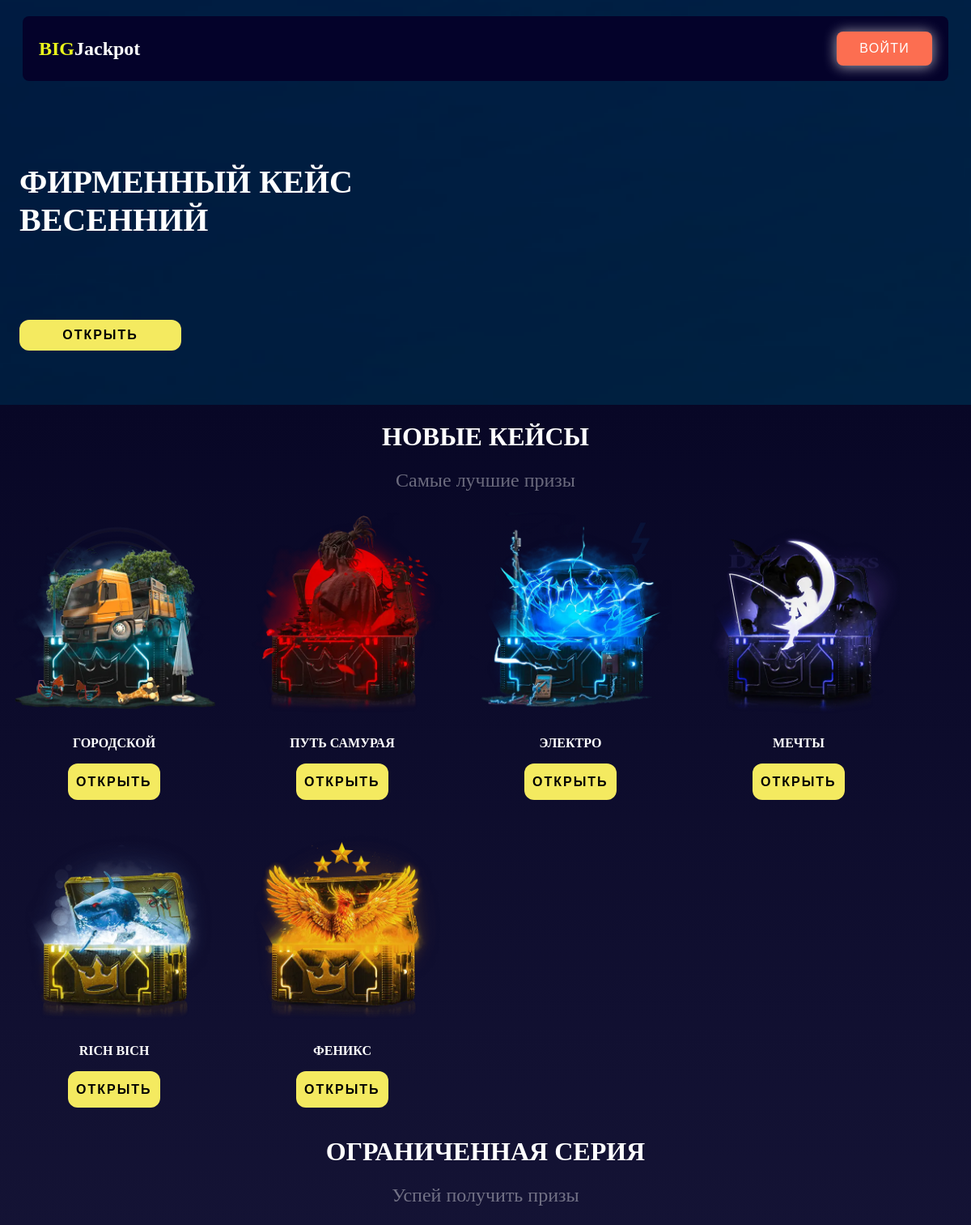
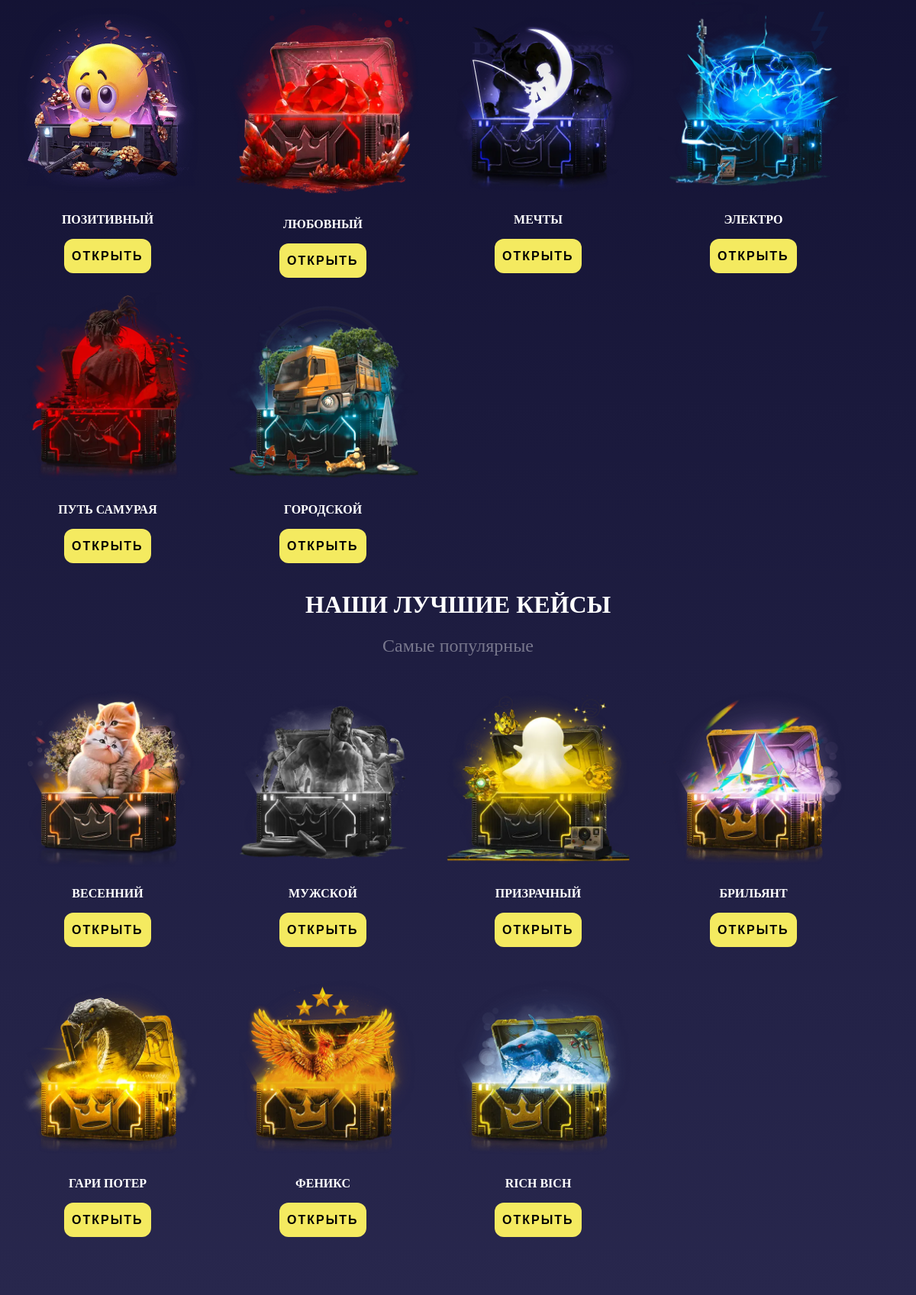
The page / (upper part) on the database its author committed (2 pictures, top to bottom).
### case/models.py (models this page shows, shortened)
class Case(models.Model):
    name = models.CharField(max_length=100, verbose_name='Название кейса')
    img_certificates = ResizedImageField(
        verbose_name='Изображение', force_format="WEBP", quality=75, upload_to="case")
    categories = models.ManyToManyField(Category, related_name='cases', verbose_name='Категории')
    class Meta:
        verbose_name = 'Кейс'
        verbose_name_plural = 'Кейсы'

class Category(models.Model):
    name = models.CharField(max_length=100, verbose_name='Название категории')
    title = models.CharField(max_length=200, verbose_name='Описание(тег)')
    class Meta:
        verbose_name = 'Категория'
        verbose_name_plural = 'Категории'

### case/views.py (the view)
# urls.py: path('', index, name='index'),
def index(request):
    cases_popular = Case.objects.order_by('-id')[:6]
    categories = Category.objects.all()
    data = {
        'cases' : cases_popular,
        'categories' :categories,
    }
    data['user_items'] = UserItem.objects.all().count()
    data['user_count'] = User.objects.all().count()
    if request.user.is_authenticated:
        user = request.user
        data['keys_count']= user.profile.keys_count
    return render(request, 'main/index.html', context=data)

### templates/main/index.html (shortened to what this page needs)
<!DOCTYPE html>
<html lang="ru">
    <head>
        {% load static %}
        <link rel="stylesheet" type="text/css" href="{% static 'css/style-button.css' %}">
        <link rel="stylesheet" type="text/css" href="{% static 'css/stylesHome.css' %}">
        <link rel="stylesheet" type="text/css" href="{% static 'css/header.css' %}">
    </head>
    <body>
        {% include 'main/module/header.html' %}
        <main class="styles-main">
            <div class="gif-box">
                <p>фирменный кейс<br>весенний</p>
                <div class="button-style">
                    <form action="{{ settings.SITE_URL }}case/4/">
                        <button class="styles-button" type="submit">открыть</button>
                       </form>
                </div>
            </div>
            <div class="boxCase">
                <div class="style-text-case1">
                    <h1>новые кейсы</h1>
                    <p>Самые лучшие призы</p>
                </div>
                <div class="caseContainer">
                    {% for case in cases %}
                    <div class="box-Case">
                        <div class="img-Case">
                            <img class="img_case" src="{{ case.img_certificates.url }}" alt="{{ case.name }}">
                        </div>
                        <p>{{ case.name }}</p>
                        <div class="button_style">
                            <a href="/case/{{ case.id }}">
                            <input class="styles-button" type="button" value="Открыть">
                            </a>
                        </div>
                    </div>
                    {% endfor %}
                </div>
                {% for category in categories %}
                <div class="style-text-case1">
                    <h1>{{ category.name }}</h1>
                    <p>{{ category.title }}</p>
                </div>
                <div class="caseContainer">
                    {% for case in category.cases.all %}
                    <div class="box-Case">
                        <div class="img-Case">
                            <img class="img_case" src="{{ case.img_certificates.url }}" alt="{{ case.name }}">
                        </div>
                        <p>{{ case.name }}</p>
                        <div class="button_style">
                            <a href="/case/{{ case.id }}">
                                <input class="styles-button" type="button" value="Открыть">
                            </a>
                        </div>
                    </div>
                    {% endfor %}
                </div>
                {% endfor %}
            </div>
        </main>
    </body>
</html>

### static/css/style-button.css (style rules this page uses)
.styles-button { appearance: none; background-color: #f4ea60; border: none; border-radius: 12px; box-sizing: border-box; color: black; cursor: pointer; display: inline-block; font-size: 1rem; font-weight: 600; line-height: normal; margin: 0; min-width: 0; outline: none; padding: 10px; text-align: center; text-decoration: none; text-transform: uppercase; letter-spacing: 2px; transition: all 300ms cubic-bezier(.23, 1, 0.32, 1); user-select: none; -webkit-user-select: none; touch-action: manipulation; max-width: 272px; max-height: 56px; width: 100%; height: 100%; will-change: transform; }

### static/css/stylesHome.css (style rules this page uses)
.styles-main { display: flex; flex-direction: column; }
.gif-box { display: flex; flex-direction: column; justify-content: flex-end; padding: 0 2vw; height: 500px; background-image: url("/media/bigfuut.webp"); background-repeat: no-repeat; background-position: center; background-attachment: fixed; -webkit-background-size: cover; -moz-background-size: cover; -o-background-size: cover; background-size: cover; }
.gif-box p { font-size: 2.5rem; font-weight: 700; color: #FFFFFF; text-transform: uppercase; }
.button-style { margin: 60px 0; height: 45px; }
.styles-button { max-width: 200px !important; width: 100% !important; }
.boxCase { display: flex; flex-direction: column; align-items: center; padding-bottom: 4em; background: linear-gradient(0deg,#28274d,#080726); }
.style-text-case1 { display: flex; flex-direction: column; align-items: center; margin-bottom: 1em; }
.style-text-case1 p { color: rgba(255,255,255, 0.4); font-size: 1.5rem; margin: 0; }
.box-Case { display: flex; flex-direction: column; align-items: center; width: 250px; height: 380px; margin: auto 1em; transition: transform 0.3s ease; }
.box-Case p { text-transform: uppercase; color: #FFFFFF; font-weight: 700; }
.img-Case { margin: 10px auto; display: flex; }
.caseContainer { display: flex; width: 100%; height: 100%; max-width: 1699px; display: flex; flex-wrap: wrap; }
.img_case { width: 100%; max-width: 260px; height: 100%; max-height: 260px; }

### static/css/header.css (style rules this page uses)
body { margin: 0; }
h1 { text-transform: uppercase; color: white; }
.button_style { display: flex; max-height: 45px; height: 100%; width: 100%; justify-content: center; }

### rows shown on the page
Case: img_certificates (picture), name "ГОРОДСКОЙ"
Case: img_certificates (picture), name "ПУТЬ САМУРАЯ"
Case: img_certificates (picture), name "ЭЛЕКТРО"
Case: img_certificates (picture), name "МЕЧТЫ"
Case: img_certificates (picture), name "RICH BICH"
Case: img_certificates (picture), name "ФЕНИКС"
Category: name "ОГРАНИЧЕННАЯ СЕРИЯ", title "Успей получить призы"
Case: img_certificates (picture), name "ПОЗИТИВНЫЙ"
Case: img_certificates (picture), name "ЛЮБОВНЫЙ"
Category: name "НАШИ ЛУЧШИЕ КЕЙСЫ", title "Самые популярные"
Case: img_certificates (picture), name "ВЕСЕННИЙ"
Case: img_certificates (picture), name "МУЖСКОЙ"
Case: img_certificates (picture), name "ПРИЗРАЧНЫЙ"
Case: img_certificates (picture), name "БРИЛЬЯНТ"
Case: img_certificates (picture), name "ГАРИ ПОТЕР"
